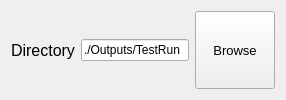
         <widget class="QFrame" name="frameSelectFolder">
          <layout class="QHBoxLayout" name="horizontalLayout_14">
           <item>
            <widget class="QLabel" name="labelDirectory">
             <property name="font">
              <font>
               <pointsize>12</pointsize>
               <weight>50</weight>
               <bold>false</bold>
               <underline>false</underline>
              </font>
             </property>
             <property name="statusTip">
              <string>The folder where all the files generated for this run will be saved</string>
             </property>
             <property name="text">
              <string>Directory</string>
             </property>
            </widget>
           </item>
           <item>
            <widget class="QLineEdit" name="edit_directory_path">
             <property name="statusTip">
              <string>Folder path</string>
             </property>
             <property name="text">
              <string>./Outputs/TestRun</string>
             </property>
            </widget>
           </item>
           <item>
            <widget class="QPushButton" name="browseDirectory">
             <property name="sizePolicy">
              <sizepolicy hsizetype="Minimum" vsizetype="Expanding">
               <horstretch>0</horstretch>
               <verstretch>0</verstretch>
              </sizepolicy>
             </property>
             <property name="font">
              <font>
               <pointsize>10</pointsize>
              </font>
             </property>
             <property name="statusTip">
              <string>Browse</string>
             </property>
             <property name="text">
              <string>Browse</string>
             </property>
            </widget>
           </item>
          </layout>
         </widget>
